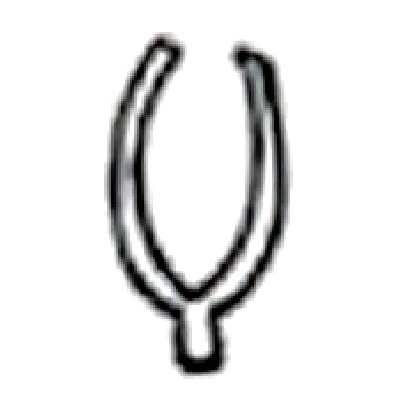
#> input picture 0707/practice_0707/round.jpg, 393 x 400 px, found by its file name
$ python practice_0709.py
#> lines starting #> are read from the running program, lines starting #| are printed output that depends on the picture
#1. 임포트
import os, cv2
import matplotlib.pyplot as plt
import numpy as np


#2. 함수

#1. 이미지 피라미드 -> 타겟 이미지 크기를 자동으로 작->큰 변환하면서 비교
#타겟 이미지가 배경 이미지보다 크거나, 너무 작은 경우 탐색을 잘 하기 위해서 크기 변경
def image_pyramid(target_image, scale = 0.8, min_size = (10,10)):
    #이미지를 크기별로 축소->확대
    #이 이미지를 리스트에 담아서 보관
    pyramid = []                            #이미지 샘플 리스트 만듦
    pyramid.append(target_image)            #원본 이미지가 먼저 들어감

    #일정한 비율로 줄이거나 늘림 -> 일정한 비율(scale)로 줄임
    while True:
        temp = pyramid[-1]
        #피라미드에 가장 마지막으로 들어간 이미지를 temp라고 부름
        #temp의 가로*0.8, 세로*0.8 ---> 마지막 10, 10보다 작아지면 중단
        h,w = temp.shape[:2]
        new_h = int(h*0.8)
        new_w = int(w*0.8)

        #새로 찾은 new_w, new_h가 최소 사이즈(10,10) 보다 작은가?
        if new_h < min_size[1] or new_w < min_size[0]:
            break
        resized = cv2.resize(temp, (new_w, new_h))
        pyramid.append(resized)
    return pyramid


#2. 슬라이딩 윈도우
#input = 배경 이미지 + 타겟 이미지 + 옆으로 몇 칸 밀면서 비교할것?(step)
def sliding(back, target, step=4):
    #전제 조건: 배경 이미지의 크기 > 타겟 이미지의 크기
    bh, bw = back.shape[:2]
    th, tw = target.shape[:2]
    if bh < th or bw < tw:
        return -1, None        #슬라이딩이 끝나면 두 개의 값을 반환하는데, 이 경우에 실패 값을 돌려줌.

    #정교한 비교 < 정규화(normalized, 0~1): 일정한 범위 내로 만듦 0~255
    # (원본 - 평균 / 표준편차) for 밝기에 대한 의존도 줄이기
    target_f = target.astype('float32')
    target_n = target_f - target_f.mean()
    target_std = target_f.std() + 1e-5             #나누는 지점에서 나눌 예정

    #초기화(리턴할 값 / 최고 유사도, 최고의 위치)
    #-1, None -> 관련 없는 값으로 '초기화'
    best_score, best_loc = -1, None

    for y in range(0, bh-th+1, step):
        for x in range(0, bw-tw+1, step):
            window = back[y:y+y, x:x+tw].astype('float32')
            window_n = window - window.mean()
            window_std = window.std() + 1e-5
            #데이터 간 상관관게 구하기
            score = np.sum(window_n * target_n)/(window_std*target_std*th*tw)

            if score > best_score:
                best_score=score
                best_loc=(x,y)

    return best_score, best_loc

#따로 함수로 만들 것인가? -> 함수가 image_pyramid, sliding 관리
#그냥 진입점에서 실행시킬 것인가? image_pyramid, sliding 실행

def sliding_scan(back, target):
    #1. 이미지 피라미드 실행, 이미지 샘플을 얻기
    pyramid = image_pyramid(target_image, scale = 0.8, min_size = (10,10))

    #모든 샘플 이미지를 통틀어서 가장 좋은 결과
    best_score = -1
    best_loc = None
    #최종 시각화를 위해, 몇 배율일 때 가장 좋았는지? / 최종 샘플 너비*높이
    best_scale = 1.0
    best_shape = None       #(x,y)

    #2. 이미지 피라미드 안의 샘플(사이즈)별로 스캔
    for sample in pyramid:
        score, loc = sliding(back, sample)
        #기존 sample의 best보다 현재 sample의 score가 더 좋은 경우 현재 score로 best 갱신
        if best_score < score:
            best_score = score
            best_scale = back.shape[1]/sample.shapep[1]
            best_shape = sample.shape

    print(f'최고 유사도 {best_score:.2f}, 축소배율: {best_scale:.2f}')

    #3. 최종적으로 best matching을 얻기
    return best_score, best_loc

#3. 진입점
if __name__ == '__main__':
    #함수 -> input(자료형), output(자료형)
    target_path = r'C:\Users\user\Desktop\Git\OpenCV\0707\practice_0707\round.jpg'
    target_image = cv2.imread(target_path)
#> target_image is the input picture: shape (400, 393, 3); mean B, G, R 230.3, 230.3, 230.2
    target_image = cv2.cvtColor(target_image,cv2.COLOR_RGB2GRAY)
#> target_image: shape (400, 393)

    back_path = r'C:\Users\user\Desktop\Git\OpenCV\0707\practice_0707\hidePic.jpg'
    back_image = cv2.imread(back_path)
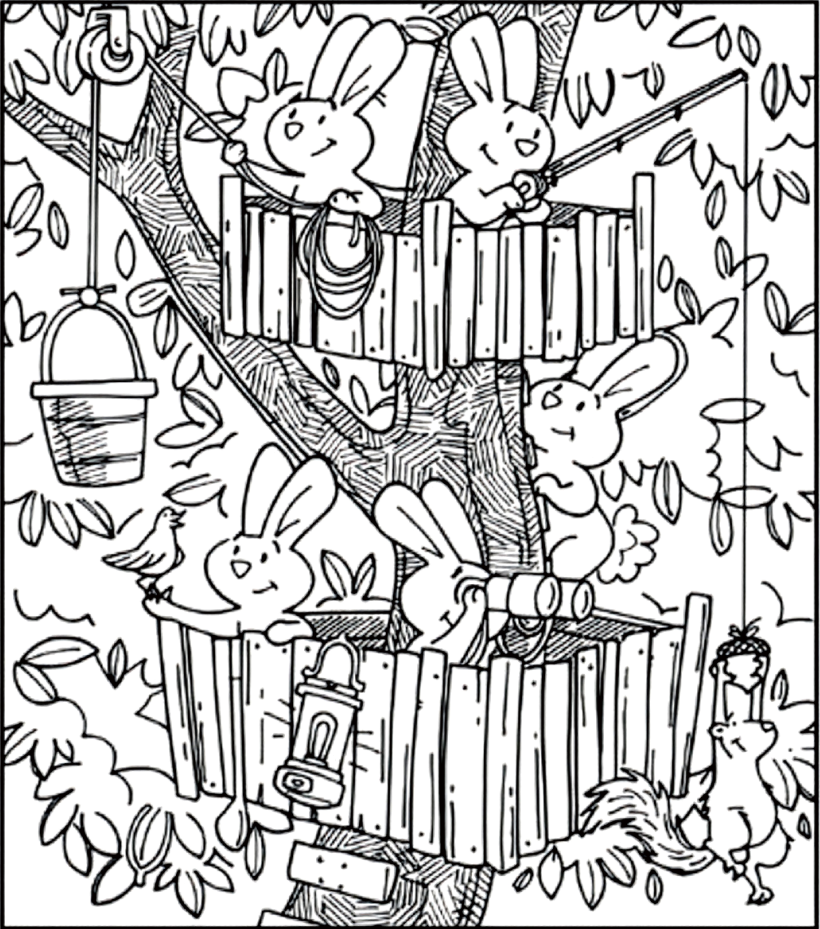
#> input picture 0707/practice_0707/hidePic.jpg, 3280 x 3715 px, found by its file name (shown at 1/4 size)
#> back_image is the input picture: shape (3715, 3280, 3); mean B, G, R 193.7, 193.7, 193.8
    back_image = cv2.cvtColor(back_image,cv2.COLOR_RGB2GRAY)
#> back_image: shape (3715, 3280)
    best_score, best_loc = sliding_scan(back_image, target_image)
#> the loop in image_pyramid, `while True:` made 16 passes
#> pass 2, in image_pyramid, `resized = cv2.resize(temp, (new_w, new_h))`:
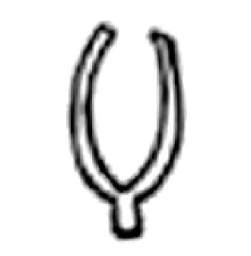
#> resized: shape (256, 251); min 0, max 255, mean 230.2
#> pass 3, in image_pyramid, `resized = cv2.resize(temp, (new_w, new_h))`:
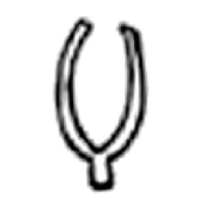
#> resized: shape (204, 200); min 0, max 255, mean 230.2
#> after the loop in image_pyramid, `while True:`: pyramid = 16 items
#> the loop in sliding_scan, `for sample in pyramid:` made 1 pass
#> (bh in sliding, bw in sliding, th in sliding, tw in sliding, target_std in sliding) on pass 1: (3715, 3280, 400, 393, 61.72)
#> after the loop in sliding_scan, `for sample in pyramid:`: best_scale = 1; best_score = -1
#> (the run stopped early here; a loop or call above may not have finished)
